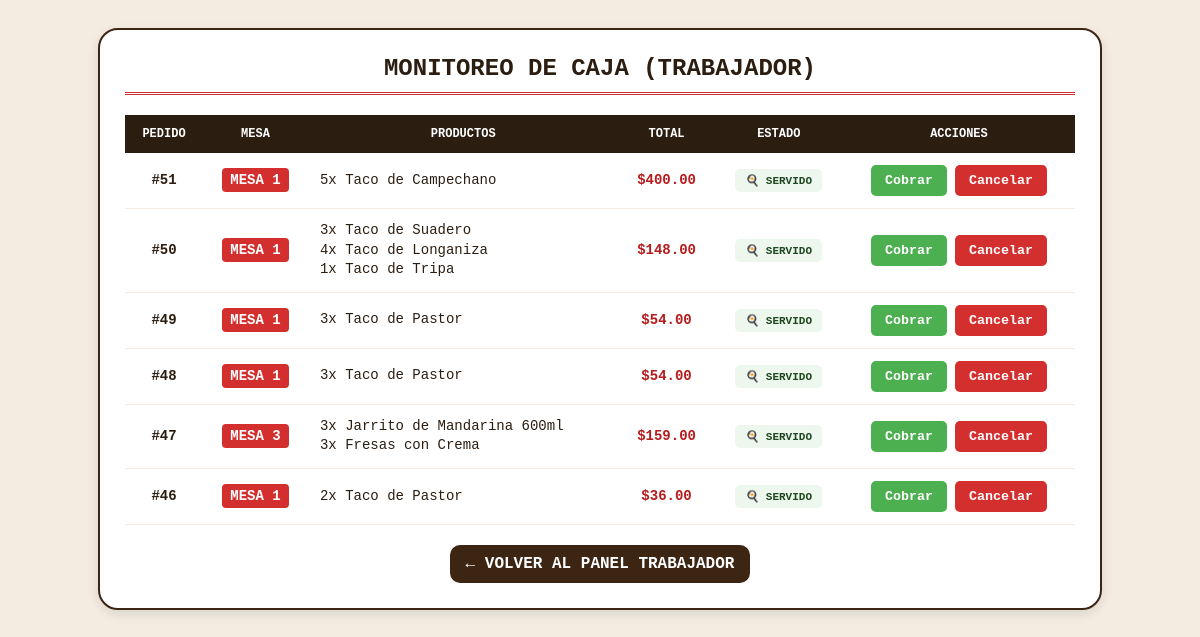
Page /historial_pedidos.php (signed in) on the earlier database version.
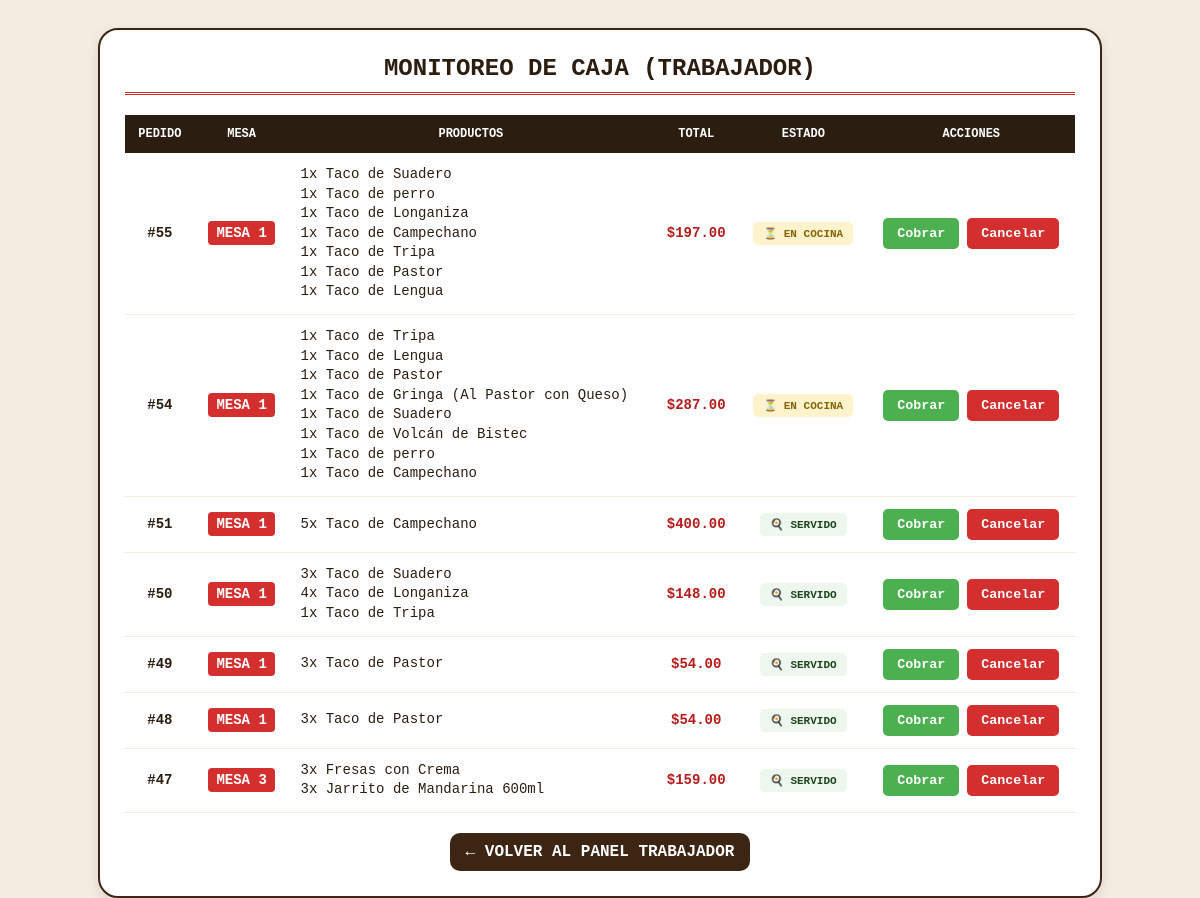
Same page on the later database version.
### tables this page shows
CREATE TABLE `pedidos_activos` (
  `id_pedido` int(11) NOT NULL,
  `mesa` int(11) NOT NULL DEFAULT 0,
  `total` decimal(30,2) NOT NULL,
  `fecha_hora` timestamp NOT NULL DEFAULT current_timestamp(),
  `estado` varchar(20) NOT NULL DEFAULT 'en cocina'
);

### historial_pedidos.php (the view, shortened to what this page needs)
<?php
$conexion = new mysqli("localhost", "root", "", "taqueria_novillero");
$sql = "SELECT pa.id_pedido, pa.mesa, pa.total, pa.estado,
        GROUP_CONCAT(CONCAT(dp.cantidad, 'x ', prod.nombre) SEPARATOR '<br>') AS productos_detalle
        FROM pedidos_activos pa
        INNER JOIN detalle_pedidos dp ON pa.id_pedido = dp.id_pedido
        INNER JOIN productos prod ON dp.id_producto = prod.id
        GROUP BY pa.id_pedido, pa.mesa, pa.total, pa.estado
        ORDER BY pa.id_pedido DESC";
$resultado = $conexion->query($sql);
?>
<!DOCTYPE html>
<html lang="es">
<head>
</head>
<body>
    <div class="container">
        <h2>Monitoreo de Caja (Trabajador)</h2>
        <table>
            <thead>
                <tr>
                    <th>Pedido</th>
                    <th>Mesa</th>
                    <th>Productos</th>
                    <th>Total</th>
                    <th>Estado</th>
                    <th>Acciones</th>
                </tr>
            </thead>
            <tbody>
                <?php if ($resultado && $resultado->num_rows > 0): ?>
                    <?php while ($fila = $resultado->fetch_assoc()): ?>
                        <tr>
                            <td><strong>#<?php echo $fila['id_pedido']; ?></strong></td>
                            <td><span style="background:#d32f2f; color:white; padding:4px 8px; border-radius:4px; font-weight: bold;">MESA <?php echo $fila['mesa']; ?></span></td>
                            <td style="text-align: left; line-height: 1.4;"><?php echo $fila['productos_detalle']; ?></td>
                            <td style="font-weight: bold; color: #b71c1c;">$<?php echo number_format($fila['total'], 2); ?></td>
                            <td>
                                <?php if ($fila['estado'] == 'en cocina'): ?>
                                    <span class="badge-cocina">⏳ EN COCINA</span>
                                <?php else: ?>
                                    <span class="badge-servido">🍳 SERVIDO</span>
                                <?php endif; ?>
                            </td>
                            <td>
                                <div style="display: flex; gap: 8px; justify-content: center;">
                                    <button type="button" class="btn-cobrar" onclick="abrirModalCobro(<?php echo $fila['id_pedido']; ?>, <?php echo $fila['total']; ?>, <?php echo $fila['mesa']; ?>)">
                                        Cobrar
                                    </button>
                                    <form method="POST" action="" onsubmit="return confirm('¿Está seguro de cancelar el pedido #<?php echo $fila['id_pedido']; ?>?');" style="margin:0;">
                                        <button type="submit" name="cancelar_pedido" class="btn-cancelar">Cancelar</button>
                                    </form>
                                </div>
                            </td>
                        </tr>
                    <?php endwhile; ?>
                <?php else: ?>
                    <tr>
                        <td colspan="6" style="font-style: italic; color: #777; padding: 20px;">No hay pedidos activos en este momento.</td>
                    </tr>
                <?php endif; ?>
            </tbody>
        </table>
        <a href="panel_trabajador.php" class="btn-volver">← Volver al Panel Trabajador</a>
    </div>
</body>
</html>

Differences in the rows shown:
removed pedidos_activos: id_pedido "46", mesa "1", productos_detalle "2x Taco de Pastor", total "36.00", estado "🍳 SERVIDO"
added pedidos_activos: id_pedido "55", mesa "1", productos_detalle "1x Taco de Suadero 1x Taco de perro 1x Taco de Longaniza 1x Taco de Campechano 1x Taco de Tripa 1x Taco de Pastor 1x Taco de Lengua", total "197.00", estado "⏳ EN COCINA"
added pedidos_activos: id_pedido "54", mesa "1", productos_detalle "1x Taco de Tripa 1x Taco de Lengua 1x Taco de Pastor 1x Taco de Gringa (Al Pastor con Queso) 1x Taco de Suadero 1x Taco de Volcán de Bistec 1x Taco de perro 1x Taco de Campechano", total "287.00", estado "⏳ EN COCINA"
computed for pedidos_activos id 47: productos_detalle "3x Jarrito de Mandarina 600ml 3x Fresas con Crema" → "3x Fresas con Crema 3x Jarrito de Mandarina 600ml"
